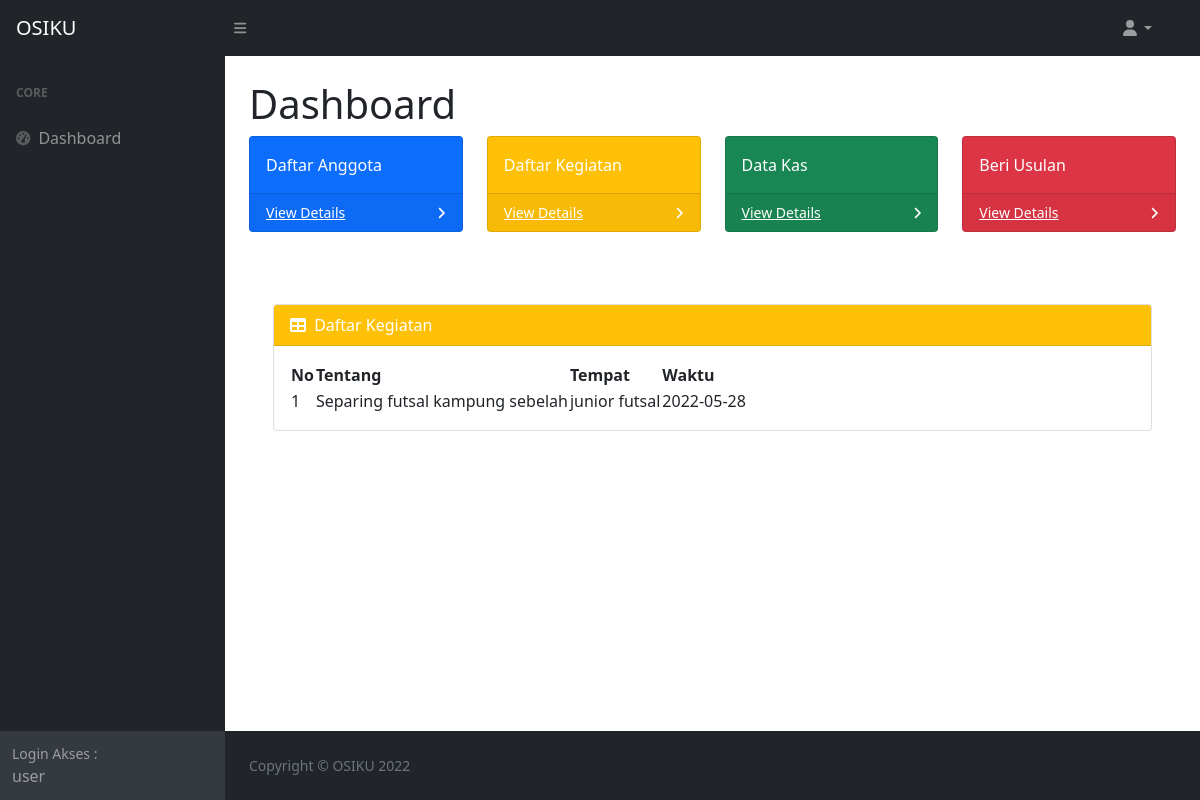
The page /view/anggota/dkgt.php (signed in) on the database its author committed.
### tables this page shows
CREATE TABLE `kegiatan` (
  `id_kegiatan` int(11) NOT NULL,
  `tentang` varchar(255) NOT NULL,
  `tempat` varchar(25) NOT NULL,
  `waktu` date NOT NULL
);

### view/anggota/dkgt.php (the view, shortened to what this page needs)
<?php
include '../../config/koneksi.php';
?>
<!DOCTYPE html>
<html lang="en">
    <head>
        <link href="https://cdn.jsdelivr.net/npm/simple-datatables@latest/dist/style.css" rel="stylesheet" />
        <link href="../../css/styles.css" rel="stylesheet" />
    </head>
    <body class="sb-nav-fixed">
        <nav class="sb-topnav navbar navbar-expand navbar-dark bg-dark">
            <a class="navbar-brand ps-3" href="userview.php">OSIKU</a>
            <button class="btn btn-link btn-sm order-1 order-lg-0 me-4 me-lg-0" id="sidebarToggle" href="#!"><i class="fas fa-bars"></i></button>
            <form class="d-none d-md-inline-block form-inline ms-auto me-0 me-md-3 my-2 my-md-0">
                <div class="input-group">
            </form>
            <ul class="navbar-nav ms-auto ms-md-0 me-3 me-lg-4">
                <li class="nav-item dropdown">
                    <a class="nav-link dropdown-toggle" id="navbarDropdown" href="#" role="button" data-bs-toggle="dropdown" aria-expanded="false"><i class="fas fa-user fa-fw"></i></a>
                </li>
            </ul>
        </nav>
        <div id="layoutSidenav">
            <div id="layoutSidenav_nav">
                <nav class="sb-sidenav accordion sb-sidenav-dark" id="sidenavAccordion">
                    <div class="sb-sidenav-menu">
                        <div class="nav">
                            <div class="sb-sidenav-menu-heading">Core</div>
                            <a class="nav-link" href="userview.php">
                                <div class="sb-nav-link-icon"><i class="fas fa-tachometer-alt"></i></div>
                                Dashboard
                            </a>
                        </div>
                    </div>
                    <div class="sb-sidenav-footer">
                        <div class="small">Login Akses :</div>
                        <?php echo $_SESSION['username']; ?>
                    </div>
                </nav>
            </div>
            <div id="layoutSidenav_content">
                <main>
                    <div class="container-fluid px-4">
                        <h1 class="mt-4">Dashboard</h1>
                        <div class="row">
                            <div class="col-xl-3 col-md-6">
                                <div class="card bg-primary text-white mb-4">
                                    <div class="card-body">Daftar Anggota</div>
                                    <div class="card-footer d-flex align-items-center justify-content-between">
                                        <a class="small text-white stretched-link" href="dagt.php">View Details</a>
                                        <div class="small text-white"><i class="fas fa-angle-right"></i></div>
                                    </div>
                                </div>
                            </div>
                            <div class="col-xl-3 col-md-6">
                                <div class="card bg-warning text-white mb-4">
                                    <div class="card-body">Daftar Kegiatan</div>
                                    <div class="card-footer d-flex align-items-center justify-content-between">
                                        <a class="small text-white stretched-link" href="dkgt.php">View Details</a>
                                        <div class="small text-white"><i class="fas fa-angle-right"></i></div>
                                    </div>
                                </div>
                            </div>
                            <div class="col-xl-3 col-md-6">
                                <div class="card bg-success text-white mb-4">
                                    <div class="card-body">Data Kas</div>
                                    <div class="card-footer d-flex align-items-center justify-content-between">
                                        <a class="small text-white stretched-link" href="dkas.php">View Details</a>
                                        <div class="small text-white"><i class="fas fa-angle-right"></i></div>
                                    </div>
                                </div>
                            </div>
                            <div class="col-xl-3 col-md-6">
                                <div class="card bg-danger text-white mb-4">
                                    <div class="card-body">Beri Usulan</div>
                                    <div class="card-footer d-flex align-items-center justify-content-between">
                                        <a class="small text-white stretched-link" href="kusul.php" >View Details</a>
                                        <div class="small text-white"><i class="fas fa-angle-right"></i></div>
                                    </div>
                                </div>
                            </div>
                        </div>
                        <br><br>
                        <div class="container-fluid px-4">
                            <div class="card mb-4">
                                <div class="card-header bg-warning text-white">
                                    <i class="fas fa-table me-1"></i>
                                    Daftar Kegiatan
                                </div>
                                <div class="card-body">
                                    <table id="datatablesSimple">
                                        <thead>
                                            <tr>
                                                <th scope="cal">No</th>
                                                <th scope="cal">Tentang</th>
                                                <th scope="cal">Tempat</th>
                                                <th scope="cal">Waktu</th>
                                            </tr>
                                        </thead>
                                        <tbody>
                                        <?php
                                        $no=0;
                                        $query=mysqli_query($koneksi, " SELECT * FROM kegiatan");
                                        while($row=mysqli_fetch_assoc($query)){
                                        $no++;
                                        ?>
                                        <tr>
                                            <td><?php echo $no ?></td>
                                            <td><?php echo $row['tentang'] ?></td>
                                            <td><?php echo $row['tempat'] ?></td>
                                            <td><?php echo $row['waktu'] ?></td>
                                        </tr>
                                        <?php }
                                         ?>
                                        </tbody>
                                    </table>
                                </div>
                            </div>
                        </div>
                    </div>
                </main>
                <footer class="py-4 bg-dark text-white mt-auto">
                    <div class="container-fluid px-4">
                        <div class="d-flex align-items-center justify-content-between small">
                            <div class="text-muted">Copyright &copy; OSIKU 2022</div>
                        </div>
                    </div>
                </footer>
            </div>
        </div>
    </body>
</html>

### rows shown on the page
kegiatan: tentang "Separing futsal kampung sebelah", tempat "junior futsal", waktu "2022-05-28"

### other values the page prints
$_SESSION['username'] "user"
